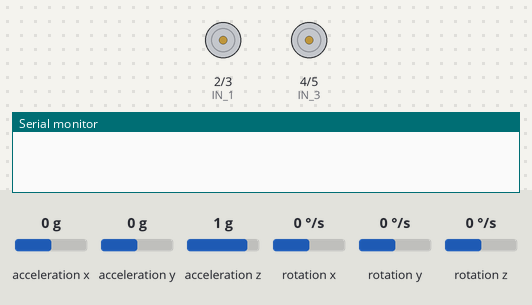
Recording of a sketch running on a simulated Arduino Uno, built with avr-gcc and run on an emulated ATmega328P. On the bench: motor-driver pin pairs drawn as motors (green arrow = first pin HIGH = forward, orange = second pin HIGH = backward, longer = more drive, scaled by the enable pin), the last lines printed to the serial monitor. The test bench sets the inputs (shaded band); at power-on: acceleration x 0 g, acceleration y 0 g, acceleration z 1 g, rotation x 0 °/s, rotation y 0 °/s, rotation z 0 °/s.

Above: at 0.1 s.
At 3.1 s:
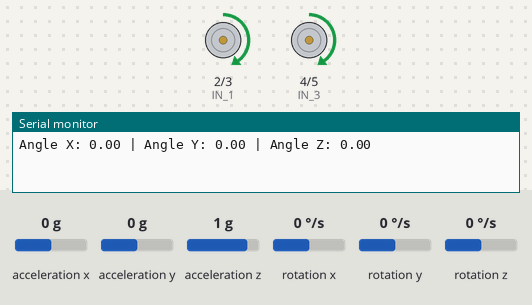
Timing chart, 0 to 4.6 s (numbered marks = the images above):
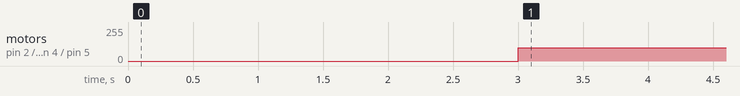

The sketch:

EXP6.ino
```cpp
#include <MPU6050_light.h>
#include <Wire.h>

// Initialize the IMU
MPU6050 mpu(Wire);


// Define the motor control pins based on your setup
#define IN_1  2        // L298N #1, IN4 for Front Right motor
#define IN_2  3        // L298N #1, IN3 for Front Right motor
#define IN_3  4        // L298N #1, IN2 for Front Left motor
#define IN_4  5        // L298N #1, IN1 for Front Left motor
#define EN_A   9       // Enable pin for L298N #1 (Front motors)
#define EN_B   10      // Enable pin for L298N #1 (Front motors)

void setup() {
  Wire.begin();
  mpu.begin();
  mpu.calcGyroOffsets(); // Calibrate the gyro, hold the robot still during calibration

  // Initialize motor control pins as outputs
  pinMode(IN_1, OUTPUT);
  pinMode(IN_2, OUTPUT);
  pinMode(IN_3, OUTPUT);
  pinMode(IN_4, OUTPUT);
  pinMode(EN_A, OUTPUT);
  pinMode(EN_B, OUTPUT);

  Serial.begin(9600);    // Initialize Serial communication for debugging
}

void loop() {
  mpu.update();  // Update IMU data

  // Move forward
  digitalWrite(IN_1, HIGH);
  digitalWrite(IN_2, LOW);
  digitalWrite(IN_3, HIGH);
  digitalWrite(IN_4, LOW);

  // Enable all motors
  analogWrite(EN_A, 100); // Full speed for front motors
  analogWrite(EN_B, 100); // Full speed for front motors

  // Send IMU data to Bluetooth Serial Monitor app
  Serial.print("Angle X: ");
  Serial.print(mpu.getAngleX());
  Serial.print(" | Angle Y: ");
  Serial.print(mpu.getAngleY());
  Serial.print(" | Angle Z: ");
  Serial.println(mpu.getAngleZ());

  delay(100);  // Short delay to stabilize readings
}
```

Measured:
- by itself, motor on pin 2 (IN_1) / pin 3 (IN_2), motor on pin 4 (IN_3) / pin 5 (IN_4): stopped → forward 100/255 at 3.0 s
